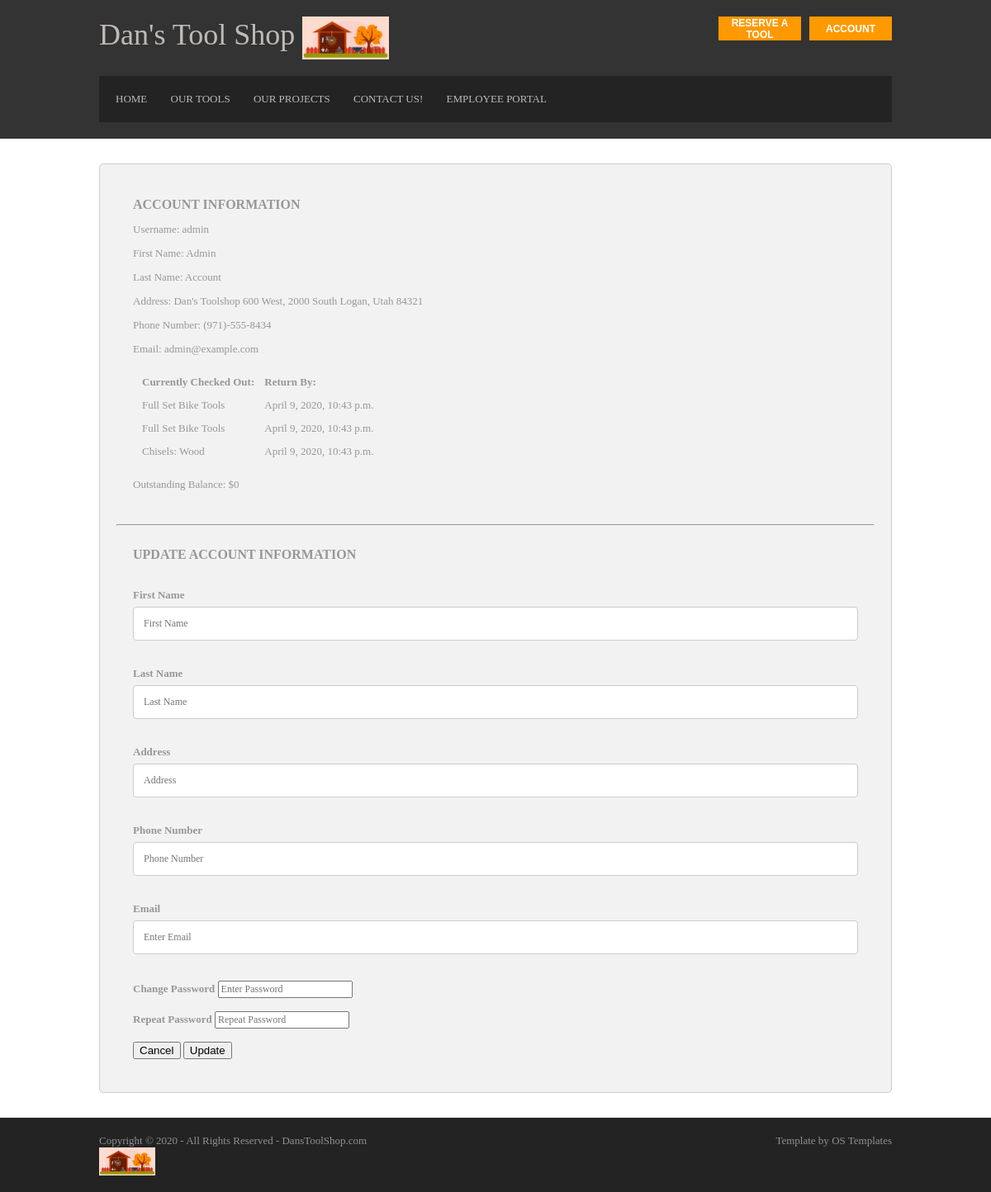
The app's page /Toolshop/account/ (signed in), older data.
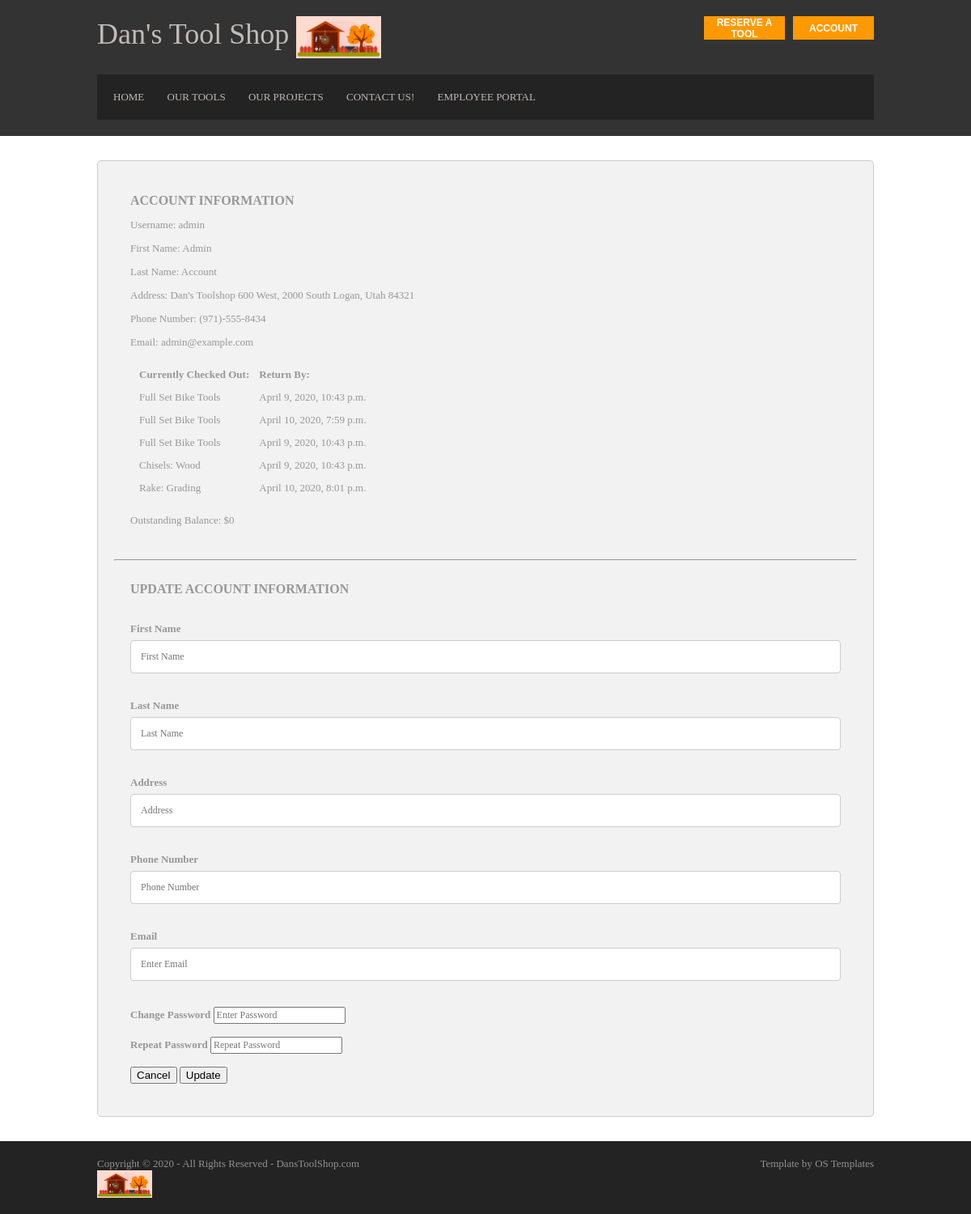
The same page, newer data.
### Toolshop/models.py (models this page shows, shortened)
class Tool(models.Model):
    name = models.CharField(max_length=100)
    category = models.CharField(max_length=100)
    times_checked_out = models.IntegerField()
    cost = models.IntegerField()
    condition = models.TextField(blank=True)  # Blank here means "Can be blank" sometimes.
    is_checked_out = models.BooleanField(default=False)
    date_checked_out = models.DateTimeField(blank=True, null=True)  # Blank\null here means "Can be blank" sometimes.
    who_checked_out = models.CharField(max_length=100, blank=True)  # Blank here means "Can be blank" sometimes.
    def get_due_date(self):
        if self.date_checked_out is None or self.date_checked_out == "":
            return False
        return self.date_checked_out + timedelta(days=7)

### Toolshop/views.py (the view)
# urls.py: path('account/', views.account_page, name='account'),
@login_required
def account_page(request):
    user = request.user
    tools_list = Tool.objects.filter(who_checked_out__contains=user.username)
    context = {
        'user': user,
        'tools_list': tools_list
    }
    return render(request, 'Toolshop/account.html', context)

### Toolshop/templates/Toolshop/account.html (shortened to what the changed rows need)
<!DOCTYPE html>
<html lang="en" dir="ltr">
<head>
  {% load static %}
  <link rel="stylesheet" href="{% static 'Toolshop/layout.css' %}">
</head>
<body>
<div class="wrapper row1">
  <header id="header" class="clear">
    <div id="hgroup">
      <h1><a href="{% url 'Toolshop:index' %}">Dan's Tool Shop
      <img src="{% static 'Toolshop/logo.jpg' %}" style="width:15%"></a></h1>
    </div>
  </header>
</div>
<div class="wrapper row2">
  <div id="container">
    <div class="container" style="border:1px solid #ccc">
      <div class="container">
        <h1>Account Information</h1>
        {% if tools_list %}
          <table cellspacing="10">
            <tr>
              <th>Currently Checked Out:</th>
              <th>Return By:</th>
            </tr>
              {% for tool in tools_list %}
            <tr>
              <td>{{tool.name}}</td>
              <td>{{tool.get_due_date}}</td>
            </tr>
              {% endfor %}
          </table>
		{% else %}
    		<p>No tools currently checked out.</p>
		{% endif %}
      </div>
      <form action="{% url 'Toolshop:update'%}" method="post">
        <div class="container">
          <h1>Update Account Information</h1>
          <br>
          <br>
          <br>
          <br>
          <br>
          <br>
          <br>
          <br>
          <br>
          <br>
          <br>
          <br>
          <br>
          <br>
          <br>
          <br>
        </div>
      </form>
    </div>
  </div>
</div>
</body>
</html>

Row changes from the older to the newer data that the page shows:
now on this page (row edited): Tool: name "Full Set Bike Tools", get_due_date "April 10, 2020, 7:59 p.m."
now on this page (row edited): Tool: name "Rake: Grading", get_due_date "April 10, 2020, 8:01 p.m."
